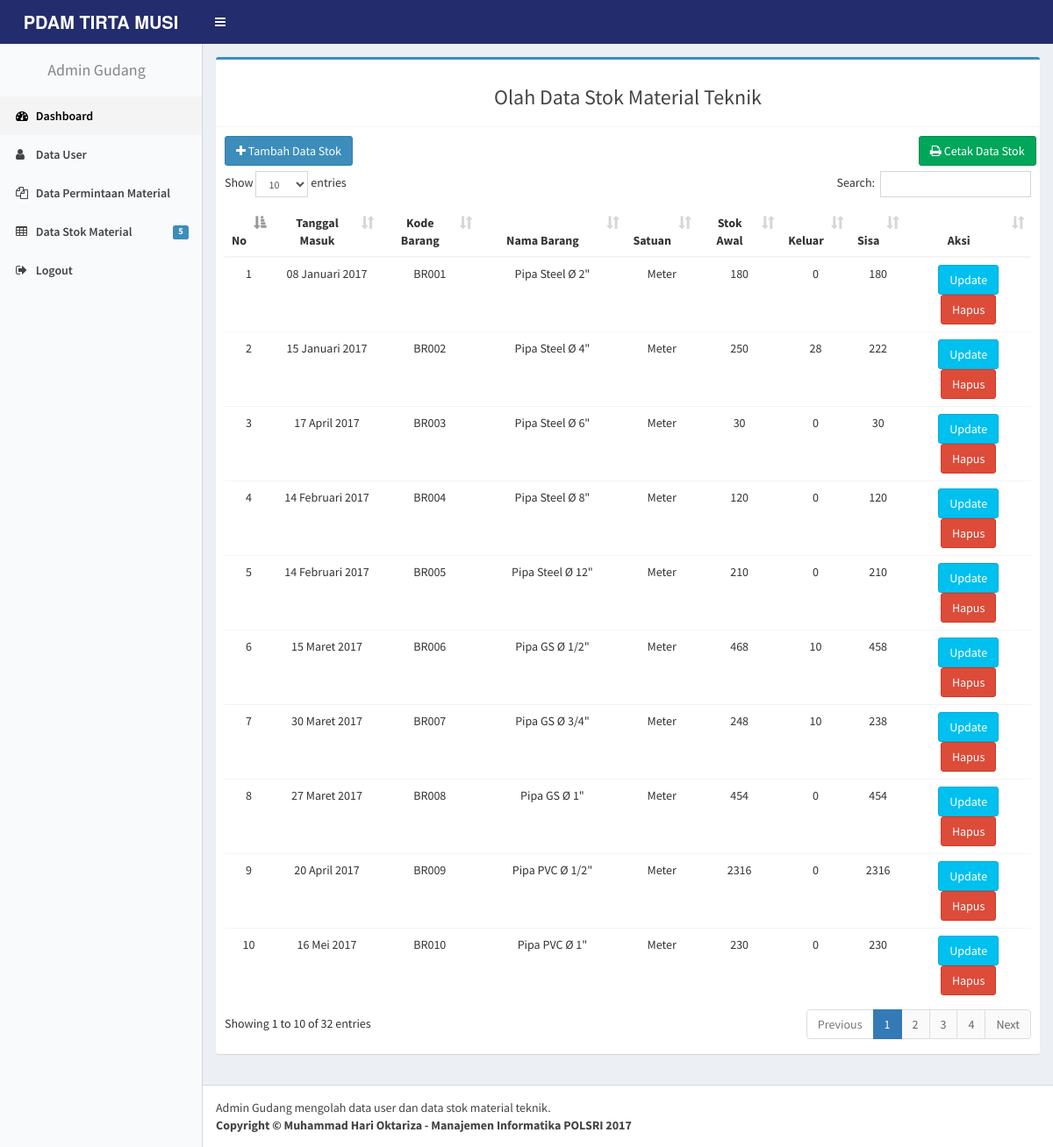
The app's page /admin_gudang/index.php?p=material&id_jenis=1 with its own data.
### tables this page shows
CREATE TABLE IF NOT EXISTS `stokbarang` (
  `kode_brg` varchar(5) NOT NULL,
  `id_jenis` int(2) NOT NULL,
  `nama_brg` varchar(30) NOT NULL,
  `satuan` varchar(50) DEFAULT NULL,
  `stok` int(11) NOT NULL,
  `keluar` int(11) DEFAULT '0',
  `sisa` int(11) NOT NULL,
  `tgl_masuk` date NOT NULL,
  `suplier` varchar(20) NOT NULL,
  PRIMARY KEY (`kode_brg`)
);

### fungsi/fungsi.php (called while the page is built)
<?php
	function tanggal_indo($tanggal) {
		$bulan = array(1=>'Januari',
						  'Februari',
						  'Maret',
						  'April',
						  'Mei',
						  'Juni',
						  'Juli',
						  'Agustus',
						  'September',
						  'Oktober',
						  'November',
						  'Desember'
				);
		$split = explode('-', $tanggal);
		$tanggal_indo = $split[2] . ' ' . $bulan[(int)$split[1]] . ' ' . $split[0];
		return $tanggal_indo;
	}
?>

### admin_gudang/material.php (the view, shortened to what this page needs)
<?php
    include "../fungsi/koneksi.php";
	include "../fungsi/fungsi.php";
	if(isset($_GET['id_jenis'])){
        $id_jenis = $_GET['id_jenis'];
        $query = mysqli_query($koneksi, "SELECT * FROM stokbarang WHERE id_jenis='$id_jenis' ");
    } else {
        $query = mysqli_query($koneksi, "SELECT * FROM stokbarang");
    }
?>
<section class="content">
	<div class="row">
		<div class="col-sm-12">
			 <div class="box box-primary">
                <div class="box-header with-border">
                    <h3 class="text-center">Olah Data Stok Material Teknik</h3>
                </div>
                <div class="box-body">
                <div class="row">
                    <div class="col-md-2">
                        <a href="index.php?p=tambahmaterial" class=" btn btn-primary"><i class="fa fa-plus"></i> Tambah Data Stok</a><br>
                    </div>
					<div class="col-md-2 pull-right">
						<a target="_blank" href="cetakstok.php?idjenis=<?= $id_jenis;  ?>" class="btn btn-success"><i class="fa fa-print"></i> Cetak Data Stok</a><br>
					</div>
                    <br><br>
                </div>
                	<div class="table-responsive">
                		<table class="table text-center" id="material">
                			<thead  >
	                			<tr>
	                				<th>No</th>
									<th>Tanggal Masuk</th>
                                    <th>Kode Barang</th>
	                				<th>Nama Barang</th>
									<th>Satuan</th>
	                				<th>Stok Awal</th>
                                    <th>Keluar</th>
                                    <th>Sisa</th>
	                				<th>Aksi</th>
	                			</tr>
                			</thead>
                			<tbody>
                				<tr>
                					<?php
                						$no =1 ;
                						if (mysqli_num_rows($query)) {
                							while($row=mysqli_fetch_assoc($query)):
                					 ?>
                						<td> <?= $no; ?> </td>
										<td> <?= tanggal_indo($row['tgl_masuk']); ?> </td>
                                        <td> <?= $row['kode_brg']; ?> </td>
                						<td> <?= $row['nama_brg']; ?> </td>
										<td> <?= $row['satuan']; ?> </td>
                						<td> <?= $row['stok']; ?> </td>
                                        <td> <?= $row['keluar']; ?> </td>
                                        <td> <?= $row['sisa']; ?> </td>
                						<td>
                                            <a href="?p=material&aksi=edit&id=<?= $row['kode_brg']; ?>"><span data-placement='top' data-toggle='tooltip' title='Update'><button  class="btn btn-info">Update</button></span></a>
                                            <a href="?p=material&aksi=hapus&id=<?= $row['kode_brg']; ?>"><span data-placement='top' data-toggle='tooltip' title='Hapus'><button  class="btn btn-danger" onclick="return confirm('Yakin ingin menghapus ?')">Hapus</button></span></a>
                                        </td>
                				</tr>
                			<?php $no++; endwhile; } ?>
                			</tbody>
                		</table>
                	</div>
                </div>
            </div>
		</div>
	</div>
</section>

### admin_gudang/index.php (shortened to what this page needs)
<?php
  include "../fungsi/koneksi.php";
  $query = mysqli_query($koneksi, "SELECT COUNT(id_jenis) AS jumlah FROM jenis_barang ");
  $data = mysqli_fetch_assoc($query);
?>
<!DOCTYPE html>
<html>
<head>
  <link rel="stylesheet" href="../assets/bootstrap/css/bootstrap.min.css">
  <link href="../assets/bootstrap/css/custom.css" rel="stylesheet">
  <link rel="stylesheet" href="../assets/fa/css/font-awesome.min.css">
  <link rel="stylesheet" href="../assets/dist/css/AdminLTE.min.css">
  <link rel="stylesheet" href="../assets/dist/css/skins/_all-skins.min.css">
  <link rel="stylesheet" href="../assets/plugins/iCheck/flat/blue.css">
  <link rel="stylesheet" href="../assets/plugins/morris/morris.css">
  <link rel="stylesheet" href="../assets/plugins/jvectormap/jquery-jvectormap-1.2.2.css">
  <link rel="stylesheet" href="../assets/plugins/datepicker/datepicker3.css">
  <link rel="stylesheet" href="../assets/plugins/daterangepicker/daterangepicker.css">
  <link rel="stylesheet" href="../assets/plugins/bootstrap-wysihtml5/bootstrap3-wysihtml5.min.css">
  <link rel="stylesheet" href="../assets/plugins/datatables/dataTables.bootstrap.css">
</head>
<body class="hold-transition skin-red-light sidebar-mini">
<div class="wrapper">
  <header class="main-header">
     <div class="logo">
    <span class="logo-lg"><b>PDAM TIRTA MUSI</b></span>
  </div>
    <nav class="navbar navbar-static-top" role="navigation">
    <a href="#" class="sidebar-toggle" data-toggle="offcanvas" role="button">
    </a>
  </nav>
</header>
  <aside class="main-sidebar">
    <section class="sidebar">
      <ul class="sidebar-menu">
        <li class="header"><h4 class="text-center">Admin Gudang</h4></li>
        <li class="active treeview">
          <a href="index.php">
            <i class="fa fa-dashboard"></i> <span>Dashboard</span>
          </a>
        </li>
		<li><a href="index.php?p=user"><i class="fa fa-user"></i> <span>Data User</span></a></li>
        <li><a href="index.php?p=datapesanan"><i class="fa fa-files-o"></i> <span>Data Permintaan Material</span></a></li>
		<li class="treeview">
          <a href="#">
            <i class="fa fa-table"></i>
            <span>Data Stok Material</span>
            <span class="pull-right-container">
              <span class="label label-primary pull-right"><?= $data['jumlah']; ?></span>
            </span>
          </a>
        </li>
        <li><a href="../logout.php"><i class="fa fa-sign-out"></i> <span>Logout</span></a></li>
      </ul>
    </section>
  </aside>
  <div class="content-wrapper">
    <?php include "page.php"; ?>
</div>
  <footer class="main-footer">
	<marquee hspace="40" width="full-width">Admin Gudang mengolah data user dan data stok material teknik.</marquee>
    <strong>Copyright &copy; Muhammad Hari Oktariza - Manajemen Informatika POLSRI 2017 </strong>
  </footer>
</body>
</html>

### admin_gudang/page.php
<?php
    $page = isset($_GET['p']) ? $_GET['p'] : "";
    if ($page == 'formpesan') {
        include_once "formpesan.php";
    } else if ($page=="") {
        include_once "main.php";
    } else if ($page=="datapesanan") {
        include_once "datapesanan.php";
    }  else if ($page=="material") {
        include_once "material.php";
    } else if ($page=="tambahmaterial") {
        include_once "tambahmaterial.php";
    } else if ($page=="user") {
        include_once "user.php";
    }  else if ($page=="edit") {
        include_once "editmaterial.php";
    } else if ($page=="hapus") {
        include_once "hapusmaterial.php";
    } else if ($page=="hapususer") {
        include_once "hapususer.php";
    } else if ($page=="edituser") {
        include_once "edituser.php";
    } else if ($page=="tambahuser") {
        include_once "tambahuser.php";
    } else if ($page=="cetakstok") {
        include_once "halcetak.php";
    } else if($page == "detil"){
        include_once "detilpesan.php";
    }
 ?>

### records on screen
stokbarang: tgl_masuk "08 Januari 2017", kode_brg "BR001", nama_brg "Pipa Steel Ø 2\"", satuan "Meter", stok "180", keluar "0", sisa "180"
stokbarang: tgl_masuk "15 Januari 2017", kode_brg "BR002", nama_brg "Pipa Steel Ø 4\"", satuan "Meter", stok "250", keluar "28", sisa "222"
stokbarang: tgl_masuk "17 April 2017", kode_brg "BR003", nama_brg "Pipa Steel Ø 6\"", satuan "Meter", stok "30", keluar "0", sisa "30"
stokbarang: tgl_masuk "14 Februari 2017", kode_brg "BR004", nama_brg "Pipa Steel Ø 8\"", satuan "Meter", stok "120", keluar "0", sisa "120"
stokbarang: tgl_masuk "14 Februari 2017", kode_brg "BR005", nama_brg "Pipa Steel Ø 12\"", satuan "Meter", stok "210", keluar "0", sisa "210"
stokbarang: tgl_masuk "15 Maret 2017", kode_brg "BR006", nama_brg "Pipa GS Ø 1/2\"", satuan "Meter", stok "468", keluar "10", sisa "458"
stokbarang: tgl_masuk "30 Maret 2017", kode_brg "BR007", nama_brg "Pipa GS Ø 3/4\"", satuan "Meter", stok "248", keluar "10", sisa "238"
stokbarang: tgl_masuk "27 Maret 2017", kode_brg "BR008", nama_brg "Pipa GS Ø 1\"", satuan "Meter", stok "454", keluar "0", sisa "454"
stokbarang: tgl_masuk "20 April 2017", kode_brg "BR009", nama_brg "Pipa PVC Ø 1/2\"", satuan "Meter", stok "2316", keluar "0", sisa "2316"
stokbarang: tgl_masuk "16 Mei 2017", kode_brg "BR010", nama_brg "Pipa PVC Ø 1\"", satuan "Meter", stok "230", keluar "0", sisa "230"

### other values on screen
$data['jumlah'] "5"
